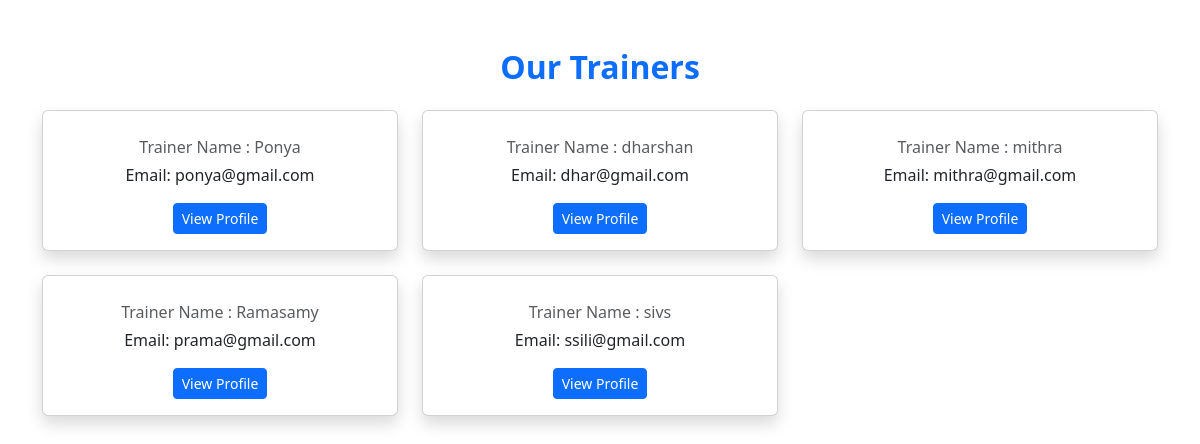
Screenshot of /trainers/ with the database file from the repository.
### academy/models.py (models this page shows, shortened)
class Trainer(models.Model):
    first_name = models.CharField(max_length=100)
    last_name = models.CharField(max_length=100)
    email = models.EmailField(unique=True,max_length=200)
    expertise = models.CharField(max_length=100)
    trainer_photo = models.ImageField(upload_to='images/trainers/')

### training_portal_main/views.py (the view)
# urls.py: path('trainers/',views.trainers),
def trainers(request):
    trainers = Trainer.objects.all()
    trainers_count = Trainer.objects.all().count()
    context ={
        'trainers': trainers,
        'trainers_count': trainers_count,
    }
    return render(request,'trainers.html',context)

### templates/trainers.html (shortened to what this page needs)
{% load static %}
<!DOCTYPE html>
<html lang="en">
<head>
    <link href="https://cdn.jsdelivr.net/npm/bootstrap@5.3.2/dist/css/bootstrap.min.css" rel="stylesheet">
</head>
<body>
<div class="container mt-5">
    <h2 class="text-center mb-4 fw-bold text-primary">Our Trainers</h2>
    <div class="row">
        {% for trainer in trainers %}
        <div class="col-md-4 mb-4">
            <div class="card h-100 shadow">
                <div class="card-body text-center">
                    <p class="card-text text-muted mb-1">
                        Trainer Name : {{ trainer.first_name }}
                    </p>
                    <p class="card-text">
                        Email: {{ trainer.email }}
                    </p>
                    <a href="#" class="btn btn-primary btn-sm">View Profile</a>
                </div>
            </div>
        </div>
        {% endfor %}
    </div>
</div>
</body>
</html>

### rows the page displays
Trainer: first_name "Ponya", email "ponya@gmail.com"
Trainer: first_name "dharshan", email "dhar@gmail.com"
Trainer: first_name "mithra", email "mithra@gmail.com"
Trainer: first_name "Ramasamy", email "prama@gmail.com"
Trainer: first_name "sivs", email "ssili@gmail.com"
